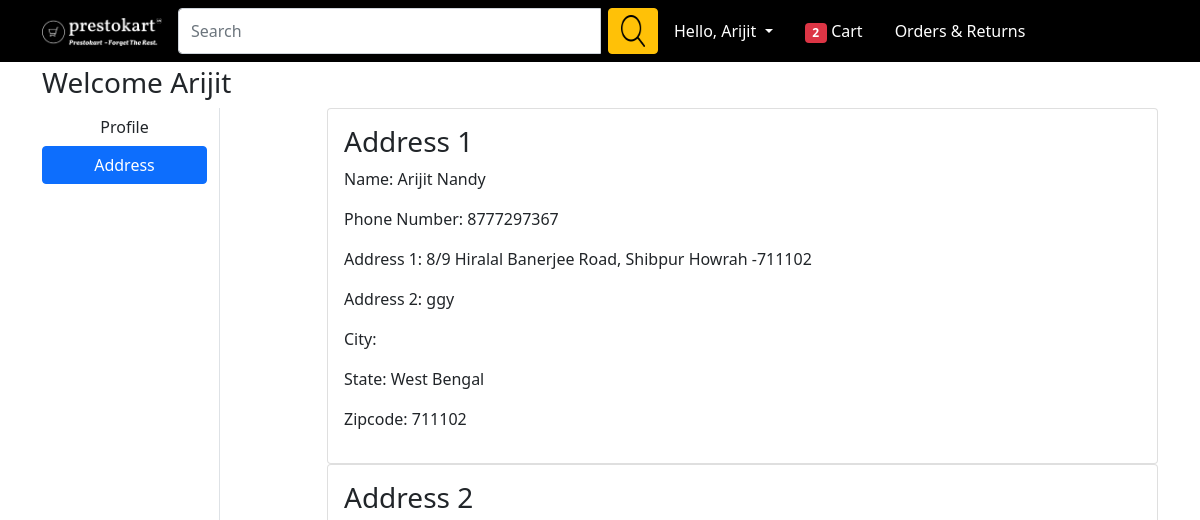
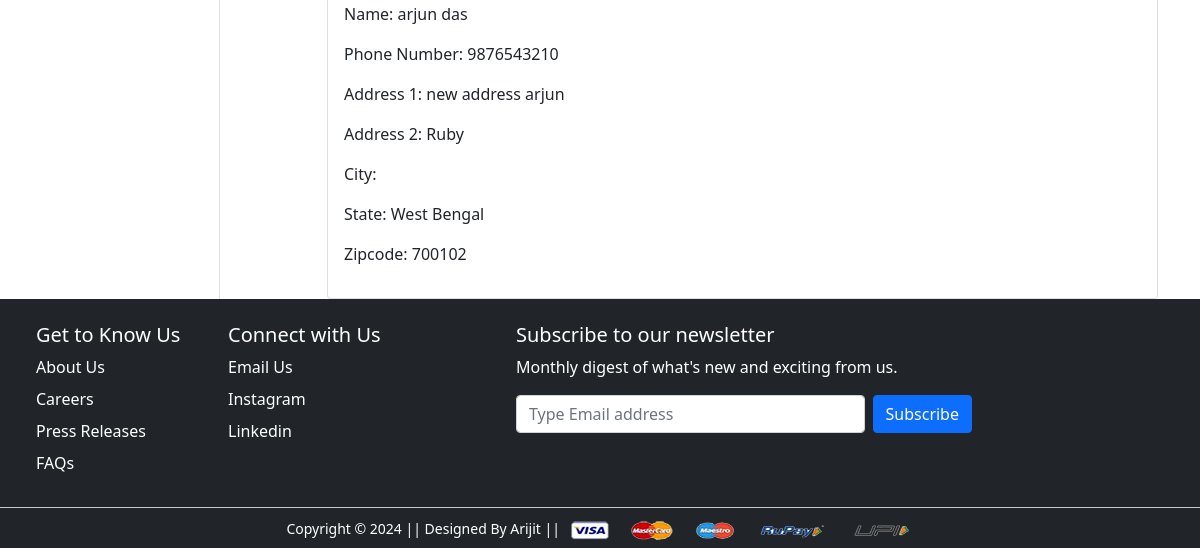
/address/ (signed in), run on an earlier commit of the app's database (2 pictures, top to bottom).
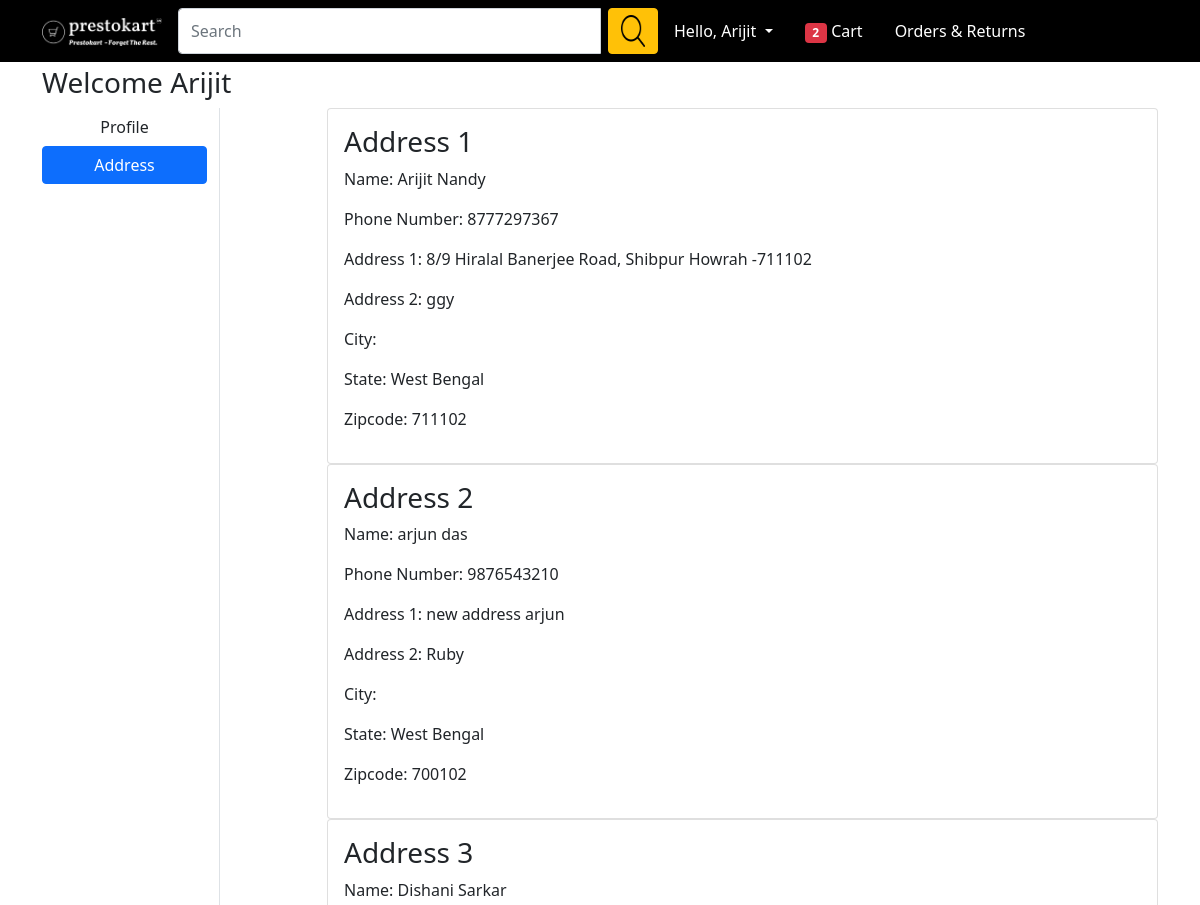
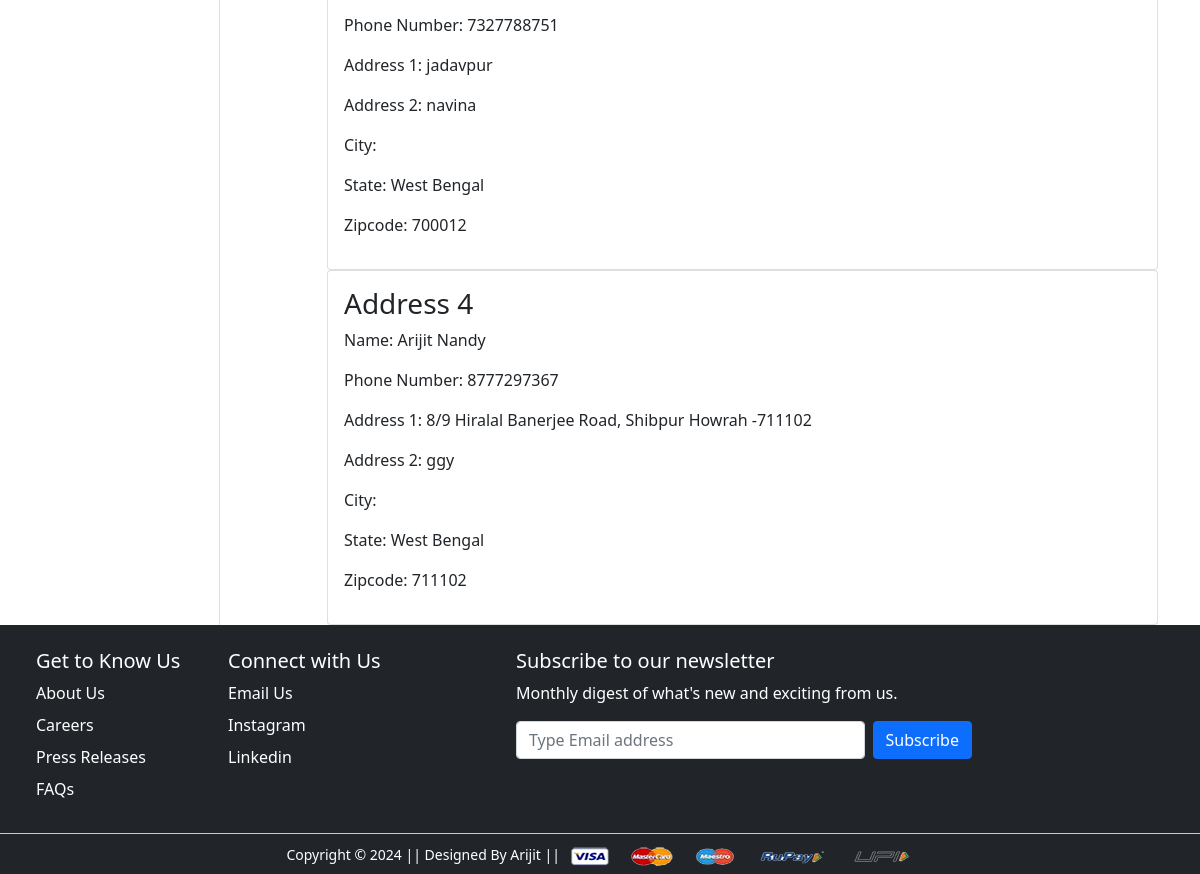
And on a later commit of the database (2 pictures, top to bottom).
### app/models.py (models this page shows, shortened)
class Address(models.Model):
	statename = [
		("Andhra Pradesh", "Andhra Pradesh"),
		("Arunachal Pradesh", "Arunachal Pradesh"),
		("Assam", "Assam"),
		("Bihar", "Bihar"),
		("Chhattisgarh", "Chhattisgarh"),
		("Goa", "Goa"),
		("Gujarat", "Gujarat"),
		("Haryana", "Haryana"),
		("Himachal Pradesh", "Himachal Pradesh"),
		("Jharkhand", "Jharkhand"),
		("Karnataka", "Karnataka"),
		("Kerala", "Kerala"),
		("Madhya Pradesh", "Madhya Pradesh"),
		("Maharashtra", "Maharashtra"),
		("Manipur", "Manipur"),
		("Meghalaya", "Meghalaya"),
		("Mizoram", "Mizoram"),
		("Nagaland", "Nagaland"),
		("Odisha", "Odisha"),
		("Punjab", "Punjab"),
		("Rajasthan", "Rajasthan"),
		("Sikkim", "Sikkim"),
		("Tamil Nadu", "Tamil Nadu"),
		("Telangana", "Telangana"),
		("Tripura", "Tripura"),
		("Uttar Pradesh", "Uttar Pradesh"),
		("Uttarakhand", "Uttarakhand"),
		("West Bengal", "West Bengal"),
	]
	userid = models.ForeignKey(User,on_delete=models.CASCADE)
	name =  models.CharField(max_length = 50, blank = False)
	phonenumber = models.DecimalField(max_digits=10, decimal_places=0, default = None)
	address1 = models.CharField(max_length = 50, blank = False)
	address2 = models.CharField(max_length = 50, blank = False)
	city = models.CharField(max_length = 50, blank = False)
	state = models.CharField(max_length = 50, blank = False, choices = statename)
	zipcode = models.DecimalField(max_digits=6, decimal_places=0)

### app/views.py (the view)
# urls.py: path('address/', views.address, name='address'),
@login_required(login_url="login")
def address(request):
	carts = []
	addreses = []
	User = get_user_model()
	if request.user.is_authenticated:
		user_instance = User.objects.get(id=request.user.id)
		carts = Addtocart.objects.filter(userid=user_instance)
		addreses = Address.objects.filter(userid = user_instance)
	else:
		user_instance = None
	context = {
		"noofitems" : len(carts),
		"addreses" : addreses
	}
	return render(request, 'app/address.html',context)

### app/templates/app/address.html (shortened to what this page needs)
{% extends 'app/base.html' %}
{% load static %}
{% block main-content %}
<div class="container" style="padding-top: 1.3vh;">
 <div class="row">
 <h3>Welcome {{request.user.first_name}}</h3>
  <div class="col-sm-2 border-end">
   <ul class="list-unstyled">
    <li class="d-grid"><a href="{% url 'profile' %}" class="btn ">Profile</a></li>
    <li class="d-grid"><a href="{% url 'address' %}" class="btn btn-primary">Address</a></li>
   </ul>
  </div>
  <div class="col-sm-9 offset-sm-1">
   <div class="row">
    <div class="">
        {% for address in addreses %}
     <div class="card">
      <div class="card-body">
       <h3>Address {{ forloop.counter }}</h3>
       <p>Name: {{address.name}}</p>
       <p>Phone Number: {{address.phonenumber}}</p>
       <p>Address 1: {{address.address1}}</p>
       <p>Address 2: {{address.address2}}</p>
       <p>City: {{addreses.city}} </p>
       <p>State: {{address.state}}</p>
       <p>Zipcode: {{address.zipcode}}</p>
      </div>
     </div>
     {% endfor %}
    </div>
   </div>
  </div>
 </div>
</div>
{% endblock main-content %}

What changed in the data, as far as the page shows it:
added Address: name "Dishani Sarkar", phonenumber "7327788751", address1 "jadavpur", address2 "navina", state "West Bengal", zipcode "700012"
added Address: name "Arijit Nandy", phonenumber "8777297367", address1 "8/9 Hiralal Banerjee Road, Shibpur Howrah -711102", address2 "ggy", state "West Bengal", zipcode "711102"
